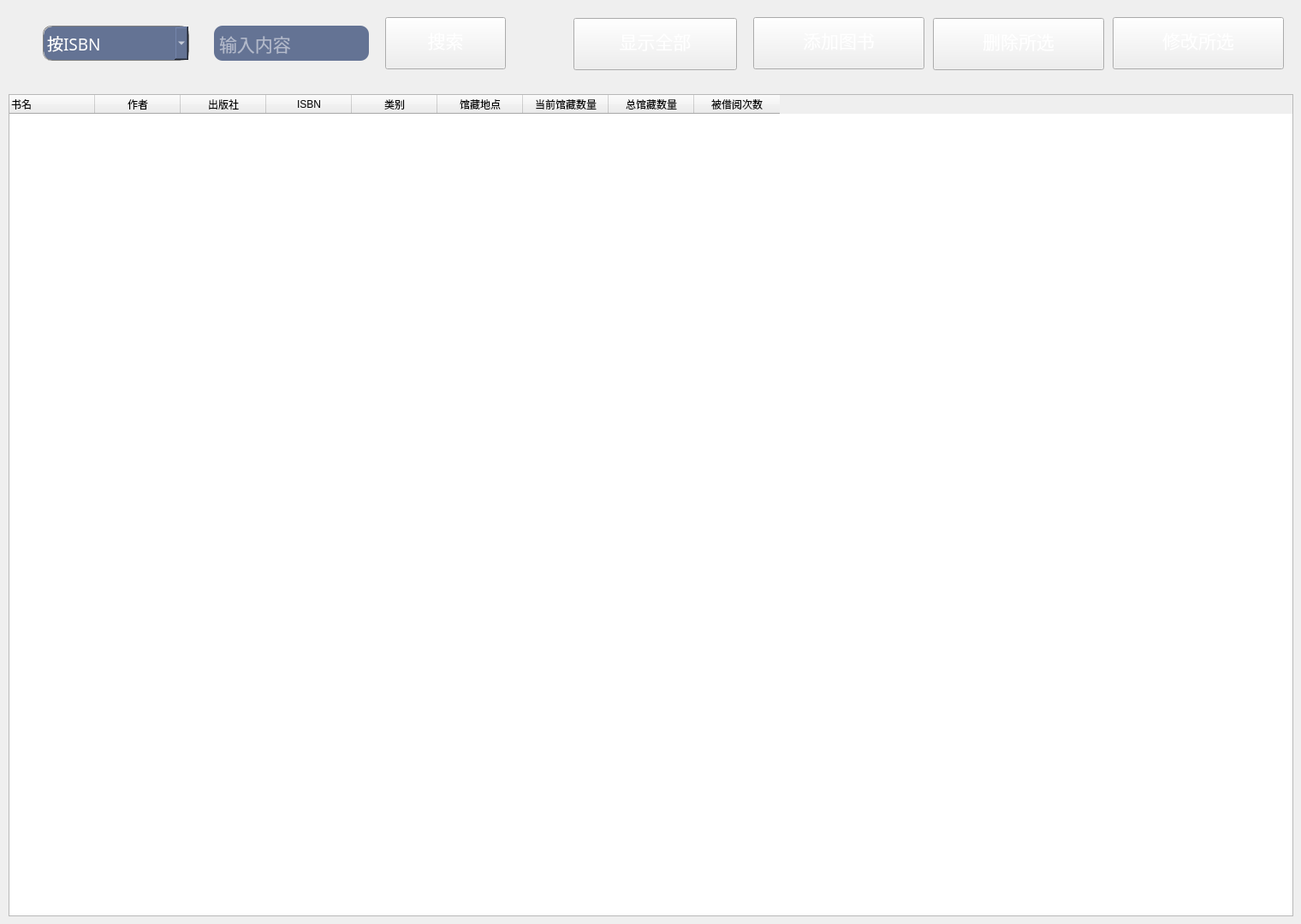
<?xml version="1.0" encoding="UTF-8"?>
<ui version="4.0">
 <class>BookM</class>
 <widget class="QWidget" name="BookM">
  <property name="geometry">
   <rect>
    <x>0</x>
    <y>0</y>
    <width>1520</width>
    <height>1080</height>
   </rect>
  </property>
  <property name="windowTitle">
   <string>Form</string>
  </property>
  <widget class="QTableWidget" name="tableWidget">
   <property name="geometry">
    <rect>
     <x>10</x>
     <y>110</y>
     <width>1501</width>
     <height>961</height>
    </rect>
   </property>
   <property name="contextMenuPolicy">
    <enum>Qt::DefaultContextMenu</enum>
   </property>
   <property name="styleSheet">
    <string notr="true">font: 10pt &quot;楷体&quot;;</string>
   </property>
   <column>
    <property name="text">
     <string>书名</string>
    </property>
    <property name="textAlignment">
     <set>AlignJustify|AlignVCenter</set>
    </property>
   </column>
   <column>
    <property name="text">
     <string>作者</string>
    </property>
   </column>
   <column>
    <property name="text">
     <string>出版社</string>
    </property>
   </column>
   <column>
    <property name="text">
     <string>ISBN</string>
    </property>
   </column>
   <column>
    <property name="text">
     <string>类别</string>
    </property>
   </column>
   <column>
    <property name="text">
     <string>馆藏地点</string>
    </property>
   </column>
   <column>
    <property name="text">
     <string>当前馆藏数量</string>
    </property>
   </column>
   <column>
    <property name="text">
     <string>总馆藏数量</string>
    </property>
   </column>
   <column>
    <property name="text">
     <string>被借阅次数</string>
    </property>
   </column>
  </widget>
  <widget class="QPushButton" name="button_delete">
   <property name="geometry">
    <rect>
     <x>1090</x>
     <y>21</y>
     <width>200</width>
     <height>61</height>
    </rect>
   </property>
   <property name="font">
    <font>
     <family>楷体</family>
     <pointsize>16</pointsize>
     <weight>50</weight>
     <italic>false</italic>
     <bold>false</bold>
    </font>
   </property>
   <property name="styleSheet">
    <string notr="true">QPushButton{
font: 16pt &quot;楷体&quot;;
border-image: url(:/image/image/anniu.png);
	color: rgb(255, 255, 255);
    padding-top:-8px;
}
 
QPushButton:hover{
font: 16pt &quot;楷体&quot;;
border-image: url(:/image/image/anniu2.png);
color: rgb(255, 255, 255);
padding-top:-8px;
}
QPushButton:pressed{
font: 16pt &quot;楷体&quot;;
border-image: url(:/image/image/anniu2.png);
color: rgb(255, 255, 255);
padding-top:-8px;
}
</string>
   </property>
   <property name="text">
    <string>删除所选</string>
   </property>
  </widget>
  <widget class="QPushButton" name="button_add">
   <property name="geometry">
    <rect>
     <x>880</x>
     <y>20</y>
     <width>200</width>
     <height>61</height>
    </rect>
   </property>
   <property name="font">
    <font>
     <family>楷体</family>
     <pointsize>16</pointsize>
     <weight>50</weight>
     <italic>false</italic>
     <bold>false</bold>
    </font>
   </property>
   <property name="styleSheet">
    <string notr="true">QPushButton{
font: 16pt &quot;楷体&quot;;
border-image: url(:/image/image/anniu.png);
	color: rgb(255, 255, 255);
    padding-top:-8px;
}
 
QPushButton:hover{
font: 16pt &quot;楷体&quot;;
border-image: url(:/image/image/anniu2.png);
color: rgb(255, 255, 255);
padding-top:-8px;
}
QPushButton:pressed{
font: 16pt &quot;楷体&quot;;
border-image: url(:/image/image/anniu2.png);
color: rgb(255, 255, 255);
padding-top:-8px;
}
</string>
   </property>
   <property name="text">
    <string>添加图书</string>
   </property>
  </widget>
  <widget class="QPushButton" name="button_mod">
   <property name="geometry">
    <rect>
     <x>1300</x>
     <y>20</y>
     <width>200</width>
     <height>61</height>
    </rect>
   </property>
   <property name="font">
    <font>
     <family>楷体</family>
     <pointsize>16</pointsize>
     <weight>50</weight>
     <italic>false</italic>
     <bold>false</bold>
    </font>
   </property>
   <property name="styleSheet">
    <string notr="true">QPushButton{
font: 16pt &quot;楷体&quot;;
border-image: url(:/image/image/anniu.png);
	color: rgb(255, 255, 255);
    padding-top:-8px;
}
 
QPushButton:hover{
font: 16pt &quot;楷体&quot;;
border-image: url(:/image/image/anniu2.png);
color: rgb(255, 255, 255);
padding-top:-8px;
}
QPushButton:pressed{
font: 16pt &quot;楷体&quot;;
border-image: url(:/image/image/anniu2.png);
color: rgb(255, 255, 255);
padding-top:-8px;
}
</string>
   </property>
   <property name="text">
    <string>修改所选</string>
   </property>
  </widget>
  <widget class="QPushButton" name="button_search">
   <property name="geometry">
    <rect>
     <x>450</x>
     <y>20</y>
     <width>141</width>
     <height>61</height>
    </rect>
   </property>
   <property name="font">
    <font>
     <family>楷体</family>
     <pointsize>16</pointsize>
     <weight>50</weight>
     <italic>false</italic>
     <bold>false</bold>
    </font>
   </property>
   <property name="styleSheet">
    <string notr="true">QPushButton{
font: 16pt &quot;楷体&quot;;
border-image: url(:/image/image/anniu.png);
	color: rgb(255, 255, 255);
    padding-top:-8px;
}
 
QPushButton:hover{
font: 16pt &quot;楷体&quot;;
border-image: url(:/image/image/anniu2.png);
color: rgb(255, 255, 255);
padding-top:-8px;
}
QPushButton:pressed{
font: 16pt &quot;楷体&quot;;
border-image: url(:/image/image/anniu2.png);
color: rgb(255, 255, 255);
padding-top:-8px;
}
</string>
   </property>
   <property name="text">
    <string>搜索</string>
   </property>
  </widget>
  <widget class="QComboBox" name="searchbox">
   <property name="geometry">
    <rect>
     <x>50</x>
     <y>30</y>
     <width>171</width>
     <height>41</height>
    </rect>
   </property>
   <property name="font">
    <font>
     <family>楷体</family>
     <pointsize>14</pointsize>
     <weight>50</weight>
     <italic>false</italic>
     <bold>false</bold>
    </font>
   </property>
   <property name="acceptDrops">
    <bool>false</bool>
   </property>
   <property name="styleSheet">
    <string notr="true">font: 14pt &quot;楷体&quot;;
border:1px groove gray;
border-radius:10px;
padding:2px 4px;
color: rgb(255, 255, 255);
background-color: rgb(100, 115, 148);</string>
   </property>
   <item>
    <property name="text">
     <string>按ISBN</string>
    </property>
   </item>
   <item>
    <property name="text">
     <string>按书名</string>
    </property>
   </item>
   <item>
    <property name="text">
     <string>按作者</string>
    </property>
   </item>
   <item>
    <property name="text">
     <string>按类别</string>
    </property>
   </item>
   <item>
    <property name="text">
     <string>按出版社</string>
    </property>
   </item>
   <item>
    <property name="text">
     <string>按馆藏地点</string>
    </property>
   </item>
  </widget>
  <widget class="QPushButton" name="button_all">
   <property name="geometry">
    <rect>
     <x>670</x>
     <y>21</y>
     <width>191</width>
     <height>61</height>
    </rect>
   </property>
   <property name="font">
    <font>
     <family>楷体</family>
     <pointsize>16</pointsize>
     <weight>50</weight>
     <italic>false</italic>
     <bold>false</bold>
    </font>
   </property>
   <property name="styleSheet">
    <string notr="true">QPushButton{
font: 16pt &quot;楷体&quot;;
border-image: url(:/image/image/anniu.png);
	color: rgb(255, 255, 255);
    padding-top:-8px;
}
 
QPushButton:hover{
font: 16pt &quot;楷体&quot;;
border-image: url(:/image/image/anniu2.png);
color: rgb(255, 255, 255);
padding-top:-8px;
}
QPushButton:pressed{
font: 16pt &quot;楷体&quot;;
border-image: url(:/image/image/anniu2.png);
color: rgb(255, 255, 255);
padding-top:-8px;
}
</string>
   </property>
   <property name="text">
    <string>显示全部</string>
   </property>
  </widget>
  <widget class="QLineEdit" name="searchle">
   <property name="geometry">
    <rect>
     <x>250</x>
     <y>30</y>
     <width>181</width>
     <height>41</height>
    </rect>
   </property>
   <property name="font">
    <font>
     <family>楷体</family>
     <pointsize>16</pointsize>
     <weight>50</weight>
     <italic>false</italic>
     <bold>false</bold>
    </font>
   </property>
   <property name="acceptDrops">
    <bool>false</bool>
   </property>
   <property name="styleSheet">
    <string notr="true">font: 16pt &quot;楷体&quot;;
border-radius:10px;
color: rgb(255, 255, 255);
padding:2px 4px;
background-color: rgb(100, 115, 148)</string>
   </property>
   <property name="maxLength">
    <number>16</number>
   </property>
   <property name="placeholderText">
    <string>输入内容</string>
   </property>
   <property name="clearButtonEnabled">
    <bool>true</bool>
   </property>
  </widget>
 </widget>
 <resources/>
 <connections/>
</ui>
